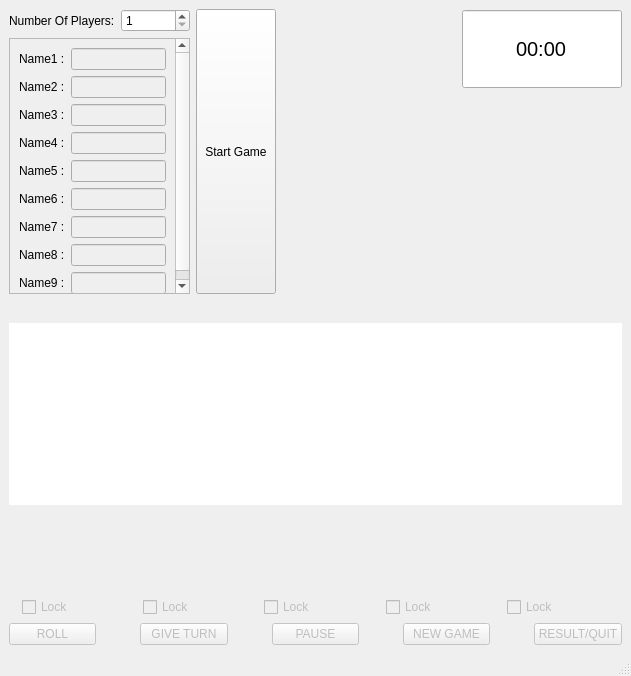
<?xml version="1.0" encoding="UTF-8"?>
<ui version="4.0">
 <class>MainWindow</class>
 <widget class="QMainWindow" name="MainWindow">
  <property name="geometry">
   <rect>
    <x>0</x>
    <y>0</y>
    <width>631</width>
    <height>676</height>
   </rect>
  </property>
  <property name="windowTitle">
   <string>MainWindow</string>
  </property>
  <widget class="QWidget" name="centralwidget">
   <layout class="QGridLayout" name="gridLayout">
    <item row="0" column="0" colspan="2">
     <layout class="QHBoxLayout" name="horizontalLayout_4">
      <item>
       <layout class="QVBoxLayout" name="verticalLayout_2">
        <item>
         <layout class="QHBoxLayout" name="horizontalLayout">
          <item>
           <widget class="QLabel" name="label">
            <property name="text">
             <string>Number Of Players:</string>
            </property>
           </widget>
          </item>
          <item>
           <widget class="QSpinBox" name="spinBox">
            <property name="minimum">
             <number>1</number>
            </property>
            <property name="maximum">
             <number>9</number>
            </property>
           </widget>
          </item>
         </layout>
        </item>
        <item>
         <widget class="QScrollArea" name="scrollArea">
          <property name="widgetResizable">
           <bool>true</bool>
          </property>
          <widget class="QWidget" name="scrollAreaWidgetContents">
           <property name="geometry">
            <rect>
             <x>0</x>
             <y>0</y>
             <width>192</width>
             <height>336</height>
            </rect>
           </property>
           <layout class="QGridLayout" name="gridLayout_2">
            <item row="7" column="0">
             <layout class="QHBoxLayout" name="horizontalLayout_13">
              <item>
               <widget class="QLabel" name="label_10">
                <property name="text">
                 <string>Name8 :</string>
                </property>
               </widget>
              </item>
              <item>
               <widget class="QLineEdit" name="name_8">
                <property name="enabled">
                 <bool>false</bool>
                </property>
               </widget>
              </item>
             </layout>
            </item>
            <item row="2" column="0">
             <layout class="QHBoxLayout" name="horizontalLayout_7">
              <item>
               <widget class="QLabel" name="label_4">
                <property name="text">
                 <string>Name3 :</string>
                </property>
               </widget>
              </item>
              <item>
               <widget class="QLineEdit" name="name_3">
                <property name="enabled">
                 <bool>false</bool>
                </property>
               </widget>
              </item>
             </layout>
            </item>
            <item row="0" column="0">
             <layout class="QHBoxLayout" name="horizontalLayout_5">
              <item>
               <widget class="QLabel" name="label_2">
                <property name="text">
                 <string>Name1 :</string>
                </property>
               </widget>
              </item>
              <item>
               <widget class="QLineEdit" name="name_1">
                <property name="enabled">
                 <bool>false</bool>
                </property>
               </widget>
              </item>
             </layout>
            </item>
            <item row="1" column="0">
             <layout class="QHBoxLayout" name="horizontalLayout_6">
              <item>
               <widget class="QLabel" name="label_3">
                <property name="text">
                 <string>Name2 :</string>
                </property>
               </widget>
              </item>
              <item>
               <widget class="QLineEdit" name="name_2">
                <property name="enabled">
                 <bool>false</bool>
                </property>
               </widget>
              </item>
             </layout>
            </item>
            <item row="6" column="0">
             <layout class="QHBoxLayout" name="horizontalLayout_12">
              <item>
               <widget class="QLabel" name="label_9">
                <property name="text">
                 <string>Name7 :</string>
                </property>
               </widget>
              </item>
              <item>
               <widget class="QLineEdit" name="name_7">
                <property name="enabled">
                 <bool>false</bool>
                </property>
               </widget>
              </item>
             </layout>
            </item>
            <item row="3" column="0">
             <layout class="QHBoxLayout" name="horizontalLayout_8">
              <item>
               <widget class="QLabel" name="label_5">
                <property name="text">
                 <string>Name4 :</string>
                </property>
               </widget>
              </item>
              <item>
               <widget class="QLineEdit" name="name_4">
                <property name="enabled">
                 <bool>false</bool>
                </property>
               </widget>
              </item>
             </layout>
            </item>
            <item row="5" column="0">
             <layout class="QHBoxLayout" name="horizontalLayout_10">
              <item>
               <widget class="QLabel" name="label_7">
                <property name="text">
                 <string>Name6 :</string>
                </property>
               </widget>
              </item>
              <item>
               <widget class="QLineEdit" name="name_6">
                <property name="enabled">
                 <bool>false</bool>
                </property>
               </widget>
              </item>
             </layout>
            </item>
            <item row="4" column="0">
             <layout class="QHBoxLayout" name="horizontalLayout_9">
              <item>
               <widget class="QLabel" name="label_6">
                <property name="text">
                 <string>Name5 :</string>
                </property>
               </widget>
              </item>
              <item>
               <widget class="QLineEdit" name="name_5">
                <property name="enabled">
                 <bool>false</bool>
                </property>
               </widget>
              </item>
             </layout>
            </item>
            <item row="8" column="0">
             <layout class="QHBoxLayout" name="horizontalLayout_11">
              <item>
               <widget class="QLabel" name="label_8">
                <property name="text">
                 <string>Name9 :</string>
                </property>
               </widget>
              </item>
              <item>
               <widget class="QLineEdit" name="name_9">
                <property name="enabled">
                 <bool>false</bool>
                </property>
               </widget>
              </item>
             </layout>
            </item>
           </layout>
          </widget>
         </widget>
        </item>
       </layout>
      </item>
      <item>
       <widget class="QPushButton" name="pb_start">
        <property name="enabled">
         <bool>true</bool>
        </property>
        <property name="sizePolicy">
         <sizepolicy hsizetype="Minimum" vsizetype="Expanding">
          <horstretch>0</horstretch>
          <verstretch>0</verstretch>
         </sizepolicy>
        </property>
        <property name="text">
         <string>Start Game</string>
        </property>
       </widget>
      </item>
      <item>
       <spacer name="horizontalSpacer_10">
        <property name="orientation">
         <enum>Qt::Horizontal</enum>
        </property>
        <property name="sizeHint" stdset="0">
         <size>
          <width>18</width>
          <height>77</height>
         </size>
        </property>
       </spacer>
      </item>
      <item>
       <layout class="QVBoxLayout" name="verticalLayout">
        <item>
         <widget class="QTimeEdit" name="timeEdit">
          <property name="minimumSize">
           <size>
            <width>160</width>
            <height>80</height>
           </size>
          </property>
          <property name="maximumSize">
           <size>
            <width>160</width>
            <height>80</height>
           </size>
          </property>
          <property name="font">
           <font>
            <pointsize>15</pointsize>
           </font>
          </property>
          <property name="alignment">
           <set>Qt::AlignCenter</set>
          </property>
          <property name="readOnly">
           <bool>true</bool>
          </property>
          <property name="buttonSymbols">
           <enum>QAbstractSpinBox::NoButtons</enum>
          </property>
          <property name="currentSection">
           <enum>QDateTimeEdit::MinuteSection</enum>
          </property>
          <property name="displayFormat">
           <string>mm:ss</string>
          </property>
         </widget>
        </item>
        <item>
         <widget class="QLabel" name="pauseInfo">
          <property name="text">
           <string/>
          </property>
          <property name="alignment">
           <set>Qt::AlignCenter</set>
          </property>
         </widget>
        </item>
        <item>
         <spacer name="verticalSpacer_4">
          <property name="orientation">
           <enum>Qt::Vertical</enum>
          </property>
          <property name="sizeHint" stdset="0">
           <size>
            <width>20</width>
            <height>18</height>
           </size>
          </property>
         </spacer>
        </item>
       </layout>
      </item>
     </layout>
    </item>
    <item row="1" column="0">
     <spacer name="verticalSpacer">
      <property name="orientation">
       <enum>Qt::Vertical</enum>
      </property>
      <property name="sizeHint" stdset="0">
       <size>
        <width>20</width>
        <height>14</height>
       </size>
      </property>
     </spacer>
    </item>
    <item row="2" column="0" colspan="2">
     <layout class="QVBoxLayout" name="verticalLayout_8">
      <item>
       <widget class="QLabel" name="info">
        <property name="autoFillBackground">
         <bool>true</bool>
        </property>
        <property name="frameShape">
         <enum>QFrame::NoFrame</enum>
        </property>
        <property name="text">
         <string/>
        </property>
        <property name="alignment">
         <set>Qt::AlignCenter</set>
        </property>
       </widget>
      </item>
      <item>
       <widget class="QTextEdit" name="scoreBoard">
        <property name="autoFillBackground">
         <bool>false</bool>
        </property>
        <property name="frameShape">
         <enum>QFrame::NoFrame</enum>
        </property>
        <property name="readOnly">
         <bool>true</bool>
        </property>
       </widget>
      </item>
      <item>
       <layout class="QHBoxLayout" name="horizontalLayout_2">
        <item>
         <spacer name="horizontalSpacer_6">
          <property name="orientation">
           <enum>Qt::Horizontal</enum>
          </property>
          <property name="sizeType">
           <enum>QSizePolicy::Fixed</enum>
          </property>
          <property name="sizeHint" stdset="0">
           <size>
            <width>13</width>
            <height>13</height>
           </size>
          </property>
         </spacer>
        </item>
        <item>
         <layout class="QVBoxLayout" name="verticalLayout_7">
          <item>
           <widget class="QLabel" name="dice_1">
            <property name="sizePolicy">
             <sizepolicy hsizetype="Fixed" vsizetype="Fixed">
              <horstretch>0</horstretch>
              <verstretch>0</verstretch>
             </sizepolicy>
            </property>
            <property name="minimumSize">
             <size>
              <width>80</width>
              <height>80</height>
             </size>
            </property>
            <property name="maximumSize">
             <size>
              <width>80</width>
              <height>80</height>
             </size>
            </property>
            <property name="styleSheet">
             <string notr="true">background-image: url(:/dicepictures/empty.png);</string>
            </property>
            <property name="text">
             <string/>
            </property>
           </widget>
          </item>
          <item>
           <widget class="QCheckBox" name="lock_1">
            <property name="enabled">
             <bool>false</bool>
            </property>
            <property name="layoutDirection">
             <enum>Qt::LeftToRight</enum>
            </property>
            <property name="autoFillBackground">
             <bool>false</bool>
            </property>
            <property name="text">
             <string>Lock</string>
            </property>
           </widget>
          </item>
         </layout>
        </item>
        <item>
         <spacer name="horizontalSpacer_4">
          <property name="orientation">
           <enum>Qt::Horizontal</enum>
          </property>
          <property name="sizeType">
           <enum>QSizePolicy::Fixed</enum>
          </property>
          <property name="sizeHint" stdset="0">
           <size>
            <width>13</width>
            <height>13</height>
           </size>
          </property>
         </spacer>
        </item>
        <item>
         <layout class="QVBoxLayout" name="verticalLayout_6">
          <item>
           <widget class="QLabel" name="dice_2">
            <property name="sizePolicy">
             <sizepolicy hsizetype="Fixed" vsizetype="Fixed">
              <horstretch>0</horstretch>
              <verstretch>0</verstretch>
             </sizepolicy>
            </property>
            <property name="minimumSize">
             <size>
              <width>80</width>
              <height>80</height>
             </size>
            </property>
            <property name="maximumSize">
             <size>
              <width>80</width>
              <height>80</height>
             </size>
            </property>
            <property name="styleSheet">
             <string notr="true">background-image: url(:/dicepictures/empty.png);</string>
            </property>
            <property name="text">
             <string/>
            </property>
           </widget>
          </item>
          <item>
           <widget class="QCheckBox" name="lock_2">
            <property name="enabled">
             <bool>false</bool>
            </property>
            <property name="layoutDirection">
             <enum>Qt::LeftToRight</enum>
            </property>
            <property name="autoFillBackground">
             <bool>false</bool>
            </property>
            <property name="text">
             <string>Lock</string>
            </property>
           </widget>
          </item>
         </layout>
        </item>
        <item>
         <spacer name="horizontalSpacer_5">
          <property name="orientation">
           <enum>Qt::Horizontal</enum>
          </property>
          <property name="sizeType">
           <enum>QSizePolicy::Fixed</enum>
          </property>
          <property name="sizeHint" stdset="0">
           <size>
            <width>13</width>
            <height>13</height>
           </size>
          </property>
         </spacer>
        </item>
        <item>
         <layout class="QVBoxLayout" name="verticalLayout_5">
          <item>
           <widget class="QLabel" name="dice_3">
            <property name="sizePolicy">
             <sizepolicy hsizetype="Fixed" vsizetype="Fixed">
              <horstretch>0</horstretch>
              <verstretch>0</verstretch>
             </sizepolicy>
            </property>
            <property name="minimumSize">
             <size>
              <width>80</width>
              <height>80</height>
             </size>
            </property>
            <property name="maximumSize">
             <size>
              <width>80</width>
              <height>80</height>
             </size>
            </property>
            <property name="styleSheet">
             <string notr="true">background-image: url(:/dicepictures/empty.png);</string>
            </property>
            <property name="text">
             <string/>
            </property>
           </widget>
          </item>
          <item>
           <widget class="QCheckBox" name="lock_3">
            <property name="enabled">
             <bool>false</bool>
            </property>
            <property name="layoutDirection">
             <enum>Qt::LeftToRight</enum>
            </property>
            <property name="autoFillBackground">
             <bool>false</bool>
            </property>
            <property name="text">
             <string>Lock</string>
            </property>
           </widget>
          </item>
         </layout>
        </item>
        <item>
         <spacer name="horizontalSpacer_3">
          <property name="orientation">
           <enum>Qt::Horizontal</enum>
          </property>
          <property name="sizeType">
           <enum>QSizePolicy::Fixed</enum>
          </property>
          <property name="sizeHint" stdset="0">
           <size>
            <width>13</width>
            <height>13</height>
           </size>
          </property>
         </spacer>
        </item>
        <item>
         <layout class="QVBoxLayout" name="verticalLayout_3">
          <item>
           <widget class="QLabel" name="dice_4">
            <property name="sizePolicy">
             <sizepolicy hsizetype="Fixed" vsizetype="Fixed">
              <horstretch>0</horstretch>
              <verstretch>0</verstretch>
             </sizepolicy>
            </property>
            <property name="minimumSize">
             <size>
              <width>80</width>
              <height>80</height>
             </size>
            </property>
            <property name="maximumSize">
             <size>
              <width>80</width>
              <height>80</height>
             </size>
            </property>
            <property name="styleSheet">
             <string notr="true">background-image: url(:/dicepictures/empty.png);</string>
            </property>
            <property name="text">
             <string/>
            </property>
           </widget>
          </item>
          <item>
           <widget class="QCheckBox" name="lock_4">
            <property name="enabled">
             <bool>false</bool>
            </property>
            <property name="layoutDirection">
             <enum>Qt::LeftToRight</enum>
            </property>
            <property name="autoFillBackground">
             <bool>false</bool>
            </property>
            <property name="text">
             <string>Lock</string>
            </property>
           </widget>
          </item>
         </layout>
        </item>
        <item>
         <spacer name="horizontalSpacer_2">
          <property name="orientation">
           <enum>Qt::Horizontal</enum>
          </property>
          <property name="sizeType">
           <enum>QSizePolicy::Fixed</enum>
          </property>
          <property name="sizeHint" stdset="0">
           <size>
            <width>13</width>
            <height>13</height>
           </size>
          </property>
         </spacer>
        </item>
        <item>
         <layout class="QVBoxLayout" name="verticalLayout_4">
          <item>
           <widget class="QLabel" name="dice_5">
            <property name="sizePolicy">
             <sizepolicy hsizetype="Fixed" vsizetype="Fixed">
              <horstretch>0</horstretch>
              <verstretch>0</verstretch>
             </sizepolicy>
            </property>
            <property name="minimumSize">
             <size>
              <width>80</width>
              <height>80</height>
             </size>
            </property>
            <property name="maximumSize">
             <size>
              <width>80</width>
              <height>80</height>
             </size>
            </property>
            <property name="styleSheet">
             <string notr="true">background-image: url(:/dicepictures/empty.png);</string>
            </property>
            <property name="text">
             <string/>
            </property>
           </widget>
          </item>
          <item>
           <widget class="QCheckBox" name="lock_5">
            <property name="enabled">
             <bool>false</bool>
            </property>
            <property name="layoutDirection">
             <enum>Qt::LeftToRight</enum>
            </property>
            <property name="autoFillBackground">
             <bool>false</bool>
            </property>
            <property name="text">
             <string>Lock</string>
            </property>
           </widget>
          </item>
         </layout>
        </item>
        <item>
         <spacer name="horizontalSpacer">
          <property name="orientation">
           <enum>Qt::Horizontal</enum>
          </property>
          <property name="sizeType">
           <enum>QSizePolicy::Fixed</enum>
          </property>
          <property name="sizeHint" stdset="0">
           <size>
            <width>13</width>
            <height>13</height>
           </size>
          </property>
         </spacer>
        </item>
       </layout>
      </item>
     </layout>
    </item>
    <item row="3" column="0">
     <spacer name="verticalSpacer_3">
      <property name="orientation">
       <enum>Qt::Vertical</enum>
      </property>
      <property name="sizeHint" stdset="0">
       <size>
        <width>20</width>
        <height>2</height>
       </size>
      </property>
     </spacer>
    </item>
    <item row="4" column="0" colspan="2">
     <layout class="QHBoxLayout" name="horizontalLayout_3">
      <item>
       <widget class="QPushButton" name="pb_roll">
        <property name="enabled">
         <bool>false</bool>
        </property>
        <property name="text">
         <string>ROLL</string>
        </property>
       </widget>
      </item>
      <item>
       <spacer name="horizontalSpacer_7">
        <property name="orientation">
         <enum>Qt::Horizontal</enum>
        </property>
        <property name="sizeType">
         <enum>QSizePolicy::Fixed</enum>
        </property>
        <property name="sizeHint" stdset="0">
         <size>
          <width>38</width>
          <height>18</height>
         </size>
        </property>
       </spacer>
      </item>
      <item>
       <widget class="QPushButton" name="pb_giveTurn">
        <property name="enabled">
         <bool>false</bool>
        </property>
        <property name="text">
         <string>GIVE TURN</string>
        </property>
       </widget>
      </item>
      <item>
       <spacer name="horizontalSpacer_9">
        <property name="orientation">
         <enum>Qt::Horizontal</enum>
        </property>
        <property name="sizeType">
         <enum>QSizePolicy::Fixed</enum>
        </property>
        <property name="sizeHint" stdset="0">
         <size>
          <width>38</width>
          <height>18</height>
         </size>
        </property>
       </spacer>
      </item>
      <item>
       <widget class="QPushButton" name="pb_pause">
        <property name="enabled">
         <bool>false</bool>
        </property>
        <property name="text">
         <string>PAUSE</string>
        </property>
       </widget>
      </item>
      <item>
       <spacer name="horizontalSpacer_11">
        <property name="orientation">
         <enum>Qt::Horizontal</enum>
        </property>
        <property name="sizeType">
         <enum>QSizePolicy::Fixed</enum>
        </property>
        <property name="sizeHint" stdset="0">
         <size>
          <width>38</width>
          <height>18</height>
         </size>
        </property>
       </spacer>
      </item>
      <item>
       <widget class="QPushButton" name="pb_newGame">
        <property name="enabled">
         <bool>false</bool>
        </property>
        <property name="text">
         <string>NEW GAME</string>
        </property>
       </widget>
      </item>
      <item>
       <spacer name="horizontalSpacer_8">
        <property name="orientation">
         <enum>Qt::Horizontal</enum>
        </property>
        <property name="sizeType">
         <enum>QSizePolicy::Fixed</enum>
        </property>
        <property name="sizeHint" stdset="0">
         <size>
          <width>38</width>
          <height>18</height>
         </size>
        </property>
       </spacer>
      </item>
      <item>
       <widget class="QPushButton" name="pb_quit">
        <property name="enabled">
         <bool>false</bool>
        </property>
        <property name="font">
         <font>
          <pointsize>9</pointsize>
         </font>
        </property>
        <property name="text">
         <string>RESULT/QUIT</string>
        </property>
       </widget>
      </item>
     </layout>
    </item>
    <item row="5" column="1">
     <spacer name="verticalSpacer_2">
      <property name="orientation">
       <enum>Qt::Vertical</enum>
      </property>
      <property name="sizeHint" stdset="0">
       <size>
        <width>20</width>
        <height>2</height>
       </size>
      </property>
     </spacer>
    </item>
   </layout>
  </widget>
  <widget class="QMenuBar" name="menubar">
   <property name="geometry">
    <rect>
     <x>0</x>
     <y>0</y>
     <width>631</width>
     <height>25</height>
    </rect>
   </property>
  </widget>
  <widget class="QStatusBar" name="statusbar"/>
 </widget>
 <resources/>
 <connections/>
</ui>
